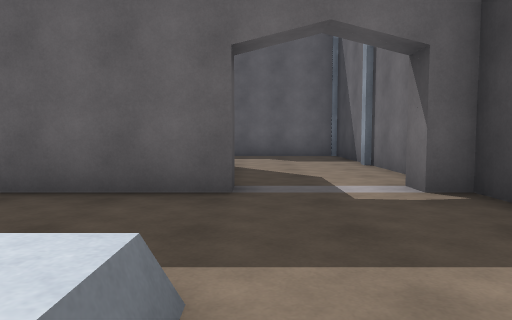
view 1 (above)

20 first-person views from a walk through a Unity game level. The camera is 1.2 m above the floor, tilts 4° down and sees 70° across. The floor is counted in squares, 2 m on a side. Each view is taken from the middle of a square. On the plan, view 1 faces up. The plan holds only what a view shows up to about 10 squares ahead; the rest is blank. The place goes on beyond the plan. The player is left out. Surface patterns are stand-ins for the level's own textures.

view 2
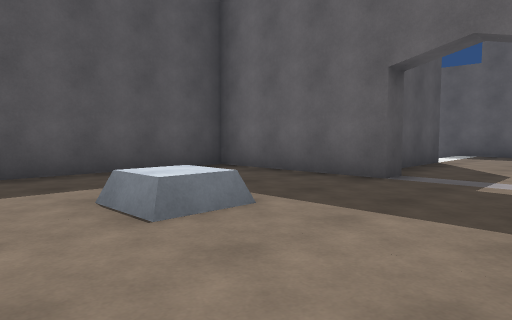

view 3
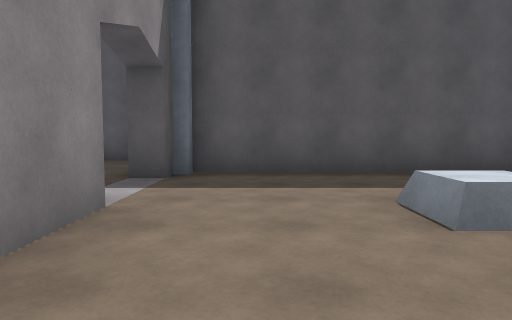

view 4
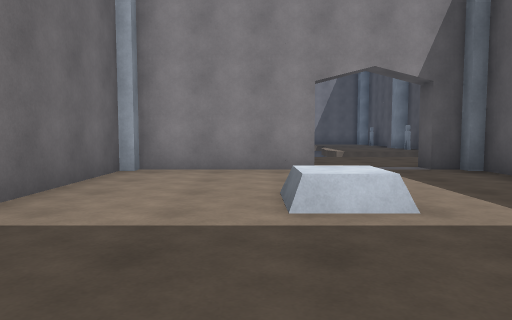

view 5
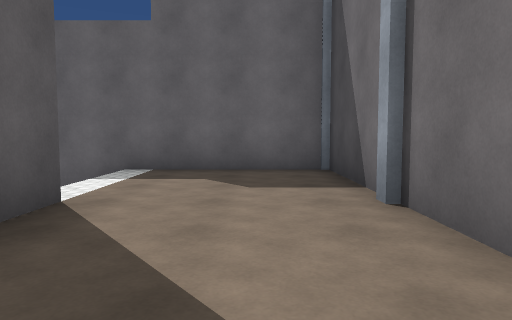

view 6
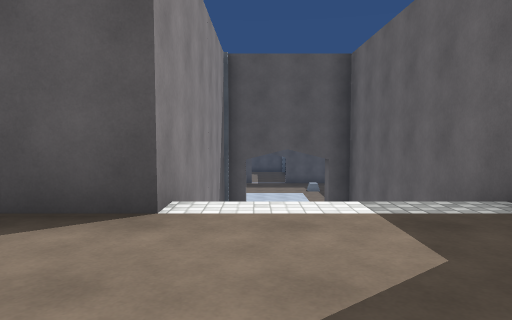

view 7
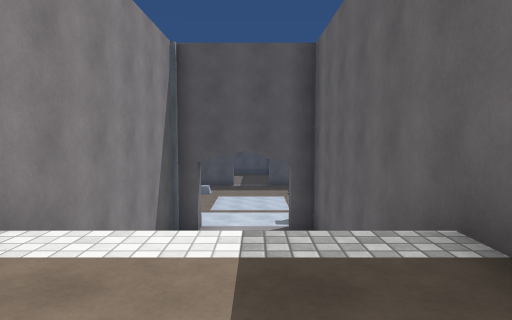

view 8
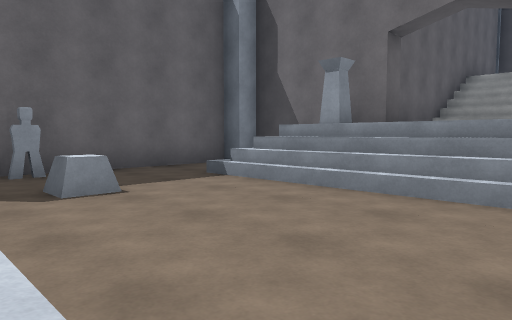

view 9
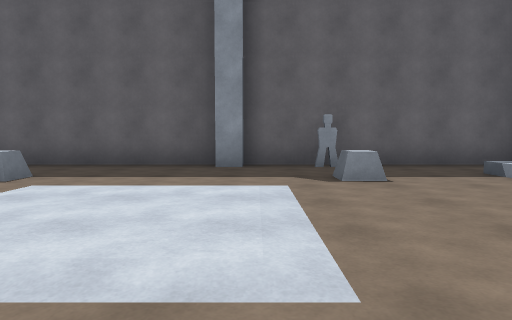

view 10
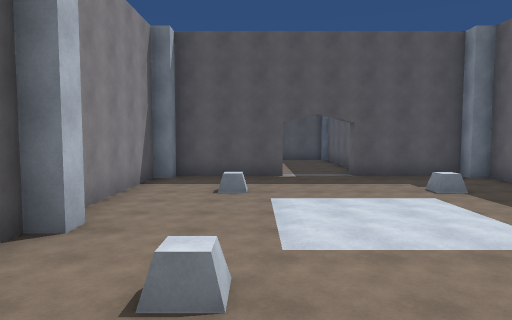

view 11
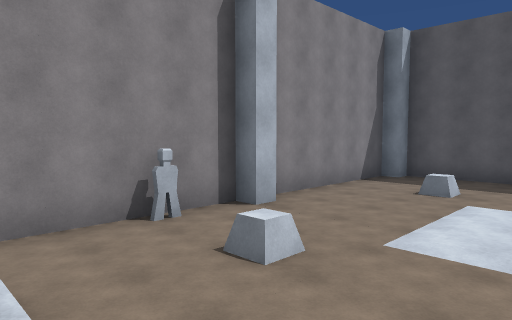

view 12
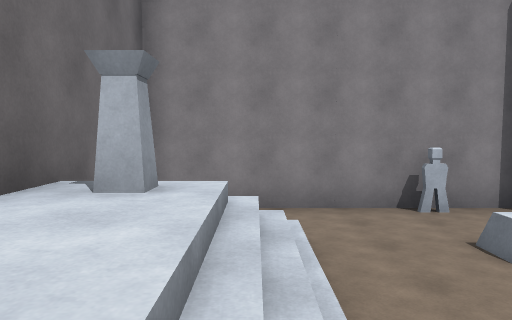

view 13
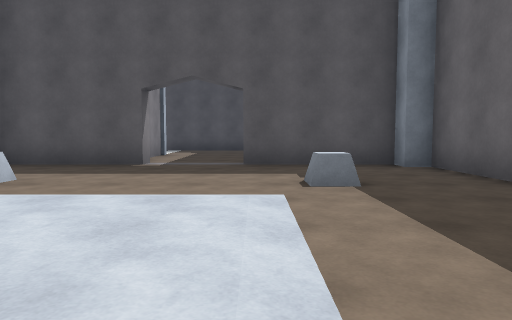

view 14
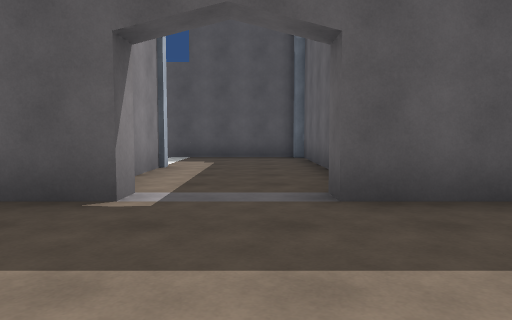

view 15
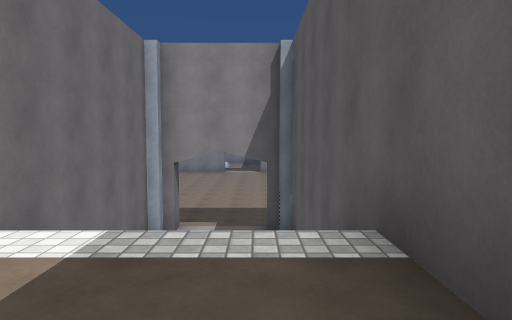

view 16
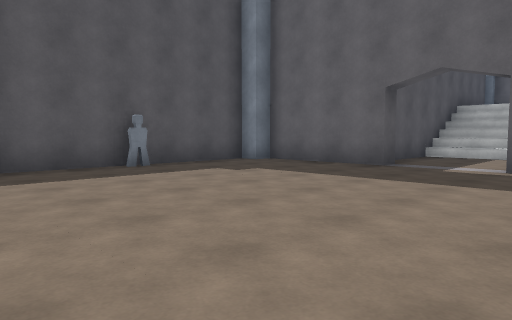

view 17
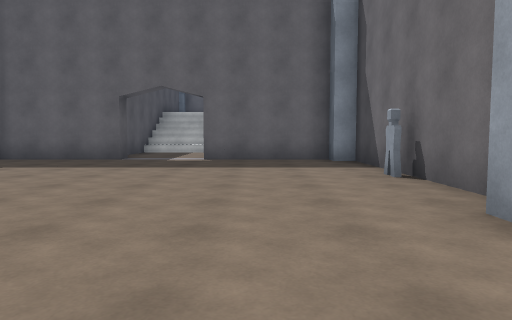

view 18
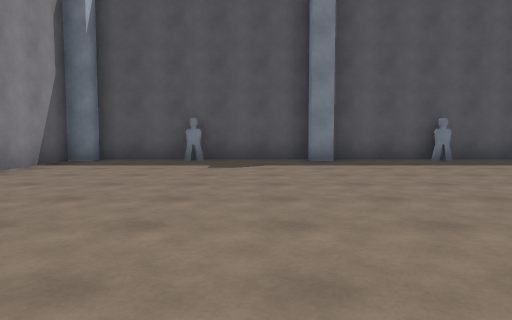

view 19
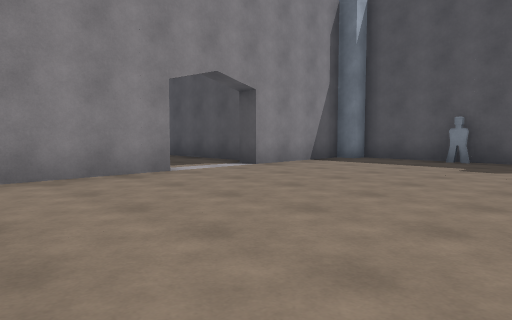

view 20
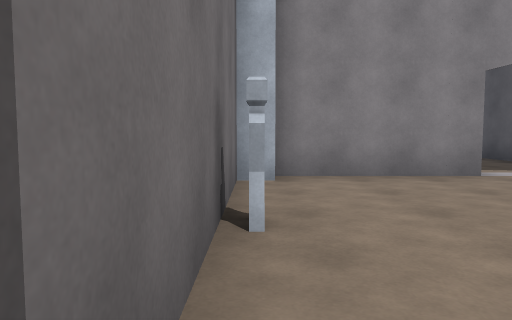

### Floor plan
Key: @ floor where view 1 was taken; # wall or solid block; . main floor; : floor 3 m higher than the main floor; + floor 4.5 m higher than the main floor; * floor 7.5 m higher than the main floor; / step, stairs or slope; P pillar; L lever; O other object.
Columns run from 29 left of view 1 to 3 right of it. Each row starts with its distance up from view 1.
 14            ############
 13           P::::P:#:::P#
 12          #::::::::::: #
 11     ######::L::::L::/ ###########
 10    P:::::#::::::::::/O#  ///***P#
  9    #::::::::::::::::/++  ///****#
  8    #::::::::::::::::/++     ****#
  7    #::P###::L::::L::/OP######**P#
  6    # //# #::::::::::/ #     #***#
  5    #///# #P::::PP:::: #     #***
  4    #///# ##############  ####**##
  3    #.. #                 #******#
  2    #.. #                 #******#
  1 ###P..P####              #**O***#
  0 #P.......P#              #***@**#
 -1 #.........#              #******#
 -2 #.........#              P**###P
 -3 #........##             *****
 -4 #.........#           #******
 -5 #P.......P#           #  ***
 -6 #P........#
 -7 #.........#
 -8 #........##
 -9 #.........#
-10 #.........#
-11 #P....###P
-12 ####..

Where each view was taken, in squares from view 1:
view 1: 0 up, 0 right, facing up
view 2: 1 down, 2 right, facing up-left
view 3: 1 down, 2 right, facing left
view 4: 4 up, 0 right, facing down
view 5: 4 up, 1 right, facing up
view 6: 8 up, 2 right, facing left
view 7: 9 up, 1 right, facing left
view 8: 7 up, 13 left, facing up-right
view 9: 6 up, 13 left, facing up
view 10: 7 up, 9 left, facing left
view 11: 9 up, 9 left, facing down-left
view 12: 10 up, 9 left, facing down
view 13: 10 up, 12 left, facing left
view 14: 9 up, 16 left, facing left
view 15: 9 up, 25 left, facing down
view 16: 6 down, 22 left, facing up-left
view 17: 8 down, 22 left, facing up
view 18: 7 down, 20 left, facing left
view 19: 6 down, 20 left, facing down-left
view 20: 6 down, 20 left, facing down
